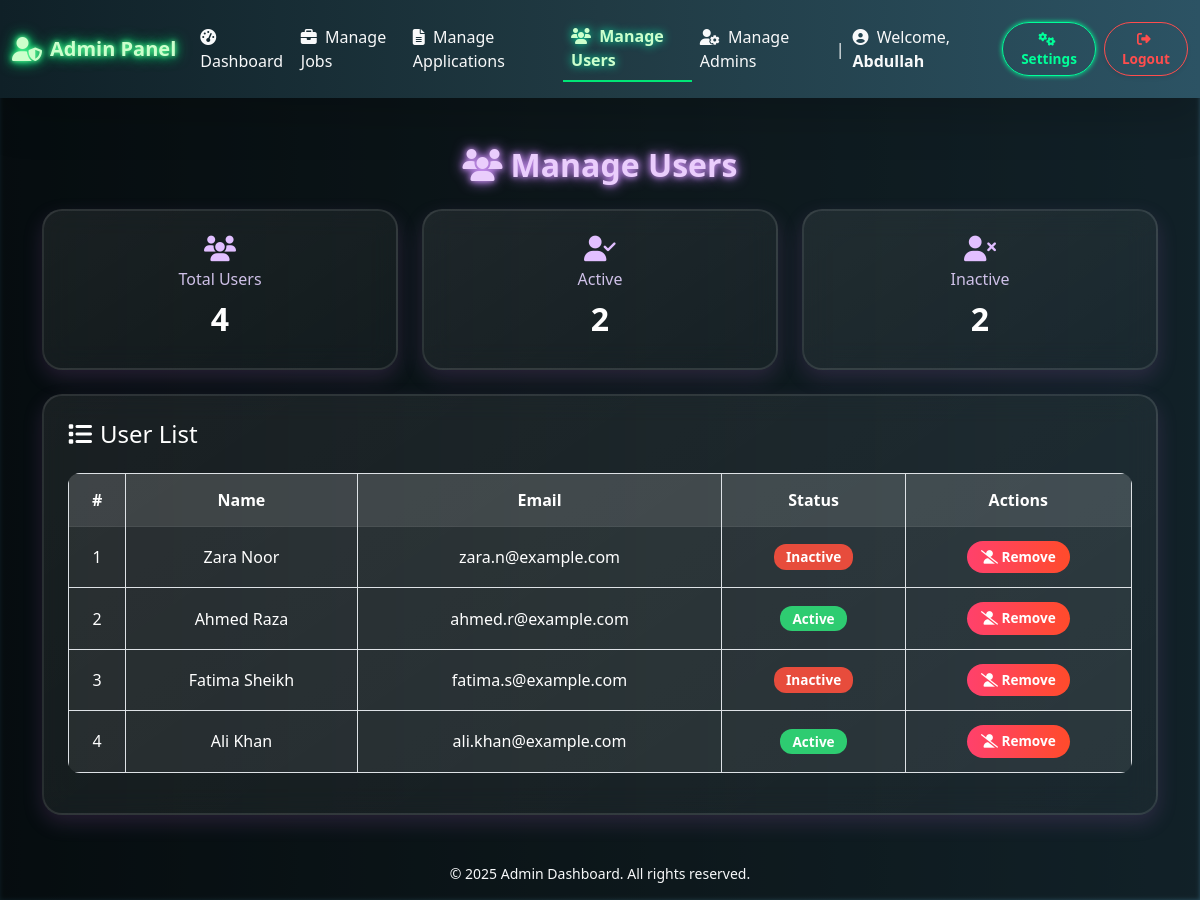
Screenshot of /Admin/pages/manage-users.php (signed in) with the database file from the repository.
### tables this page shows
CREATE TABLE `users` (
  `user_id` int(11) NOT NULL,
  `name` varchar(100) DEFAULT NULL,
  `email` varchar(100) DEFAULT NULL,
  `password` varchar(255) DEFAULT NULL,
  `phone` varchar(20) DEFAULT NULL,
  `resume` text DEFAULT NULL,
  `created_at` timestamp NOT NULL DEFAULT current_timestamp(),
  `status` varchar(30) DEFAULT 'Active'
);

### Admin/pages/manage-users.php (the view, shortened to what this page needs)
<?php
include('../includes/db.php');
?>
<!DOCTYPE html>
<html lang="en">
<head>
    <?php include('../includes/head.php'); ?>
</head>
<body>
    <div class="bg-overlay"></div>
    <?php include('../includes/navbar.php'); ?>
    <div class="container mt-5">
        <h3 class="glow-title text-center" data-aos="zoom-in"><i class="fas fa-users me-2"></i>Manage Users</h3>
        <div class="row text-center g-4 mb-4">
            <?php
            $total = $active = $inactive = 0;
            $res1 = mysqli_query($conn, "SELECT COUNT(*) AS total FROM users");
            if ($res1) $total = mysqli_fetch_assoc($res1)['total'];
            $res2 = mysqli_query($conn, "SELECT COUNT(*) AS active FROM users WHERE status = 'active'");
            if ($res2) $active = mysqli_fetch_assoc($res2)['active'];
            $res3 = mysqli_query($conn, "SELECT COUNT(*) AS inactive FROM users WHERE status = 'inactive'");
            if ($res3) $inactive = mysqli_fetch_assoc($res3)['inactive'];
            ?>
            <div class="col-md-4" data-aos="zoom-in-up">
                <div class="mini-box">
                    <i class="fas fa-users"></i>
                    <h5>Total Users</h5>
                    <p><?= $total ?></p>
                </div>
            </div>
            <div class="col-md-4" data-aos="zoom-in-up" data-aos-delay="100">
                <div class="mini-box">
                    <i class="fas fa-user-check"></i>
                    <h5>Active</h5>
                    <p><?= $active ?></p>
                </div>
            </div>
            <div class="col-md-4" data-aos="zoom-in-up" data-aos-delay="200">
                <div class="mini-box">
                    <i class="fas fa-user-times"></i>
                    <h5>Inactive</h5>
                    <p><?= $inactive ?></p>
                </div>
            </div>
        </div>
        <div class="glass-card mt-3 p-4" data-aos="fade-up">
            <div class="d-flex justify-content-between align-items-center mb-3">
                <h4><i class="fas fa-list me-2"></i>User List</h4>
            </div>
            <div class="table-responsive">
                <table class="table table-bordered text-center align-middle">
                    <thead>
                        <tr>
                            <th>#</th>
                            <th>Name</th>
                            <th>Email</th>
                            <th>Status</th>
                            <th>Actions</th>
                        </tr>
                    </thead>
                    <tbody>
                        <?php
                        $i = 1;
                        $result = mysqli_query($conn, "SELECT * FROM users ORDER BY user_id DESC");
                        if ($result && mysqli_num_rows($result) > 0) {
                            while ($row = mysqli_fetch_assoc($result)) {
                                $statusBadge = ($row['status'] == 'active')
                                    ? '<span class="badge badge-success">Active</span>'
                                    : '<span class="badge badge-danger">Inactive</span>';
                                echo '<tr data-id="' . $row['user_id'] . '">';
                                echo '<td>' . $i++ . '</td>';
                                echo '<td>' . htmlspecialchars($row['name']) . '</td>';
                                echo '<td>' . htmlspecialchars($row['email']) . '</td>';
                                echo '<td>' . $statusBadge . '</td>';
                                echo '<td>
                                        <button class="btn btn-sm btn-danger delete-user">
                                            <i class="fas fa-user-slash"></i> Remove
                                        </button>
                                      </td>';
                                echo '</tr>';
                            }
                        } else {
                            echo '<tr><td colspan="5">No users found.</td></tr>';
                        }
                        ?>
                    </tbody>
                </table>
            </div>
        </div>
    </div>
    <footer class="text-center text-light mt-5 mb-3 small">
        <p>&copy; <?= date('Y') ?> Admin Dashboard. All rights reserved.</p>
    </footer>
    <?php include('../includes/footer-scripts.php'); ?>
</body>
</html>

### Admin/includes/style.php (style rules this page uses)
.bg-overlay { position: fixed; top: 0; left: 0; height: 100vh; width: 100vw; background-image: url('https://www.bacancytechnology.com/main/img/job-recruitment-portal-development/form-bg.jpg?v-1'); background-size: cover; background-position: center; filter: brightness(0.35) blur(2px); z-index: -1; }
.container { position: relative; z-index: 2; }
.table th, .table td { vertical-align: middle; text-align: center; }
.btn { border-radius: 25px; padding: 8px 20px; font-weight: 600; transition: all 0.3s ease; }
.btn-danger { background: linear-gradient(to right, #ff416c, #ff4b2b); border: none; color: white; }
.btn-sm { padding: 6px 14px; font-size: 0.85rem; }
.badge { padding: 5px 10px; font-size: 0.8rem; border-radius: 20px; }
.glass-card { background: rgba(255, 255, 255, 0.08); border-radius: 20px; backdrop-filter: blur(12px); box-shadow: 0 8px 32px rgba(31, 38, 135, 0.2); transition: all 0.3s ease-in-out; border: 1px solid rgba(255, 255, 255, 0.18); color: #fff; }

### Admin/pages/manage-users.php (style rules this page uses)
body { background: linear-gradient(to right, #0f2027, #203a43, #2c5364); font-family: 'Segoe UI', sans-serif; }
.bg-overlay { position: fixed; top: 0; left: 0; width: 100%; height: 100%; background: rgba(0, 0, 0, 0.6); z-index: -1; }
.glass-card, .mini-box { background: linear-gradient(145deg, rgba(255,255,255,0.08), rgba(255,255,255,0.04)); backdrop-filter: blur(14px); border: 2px solid rgba(255,255,255,0.1); border-radius: 20px; box-shadow: 0 8px 20px rgba(155, 89, 182, 0.2); color: #fff; position: relative; transition: all 0.3s ease; overflow: hidden; }
.glass-card::before, .mini-box::before { content: ''; position: absolute; top: 50%; left: 50%; width: 130%; height: 130%; background: radial-gradient(circle, rgba(155,89,182,0.3), transparent 70%); transform: translate(-50%, -50%) scale(0.9); opacity: 0; z-index: -1; border-radius: 50%; transition: all 0.4s ease-in-out; filter: blur(18px); }
.mini-box { padding: 25px; text-align: center; }
.mini-box h5 { font-size: 1rem; color: #cfc1e8; margin-bottom: 6px; }
.mini-box p { font-size: 2rem; font-weight: bold; margin: 0; color: #fff; }
.mini-box i { font-size: 1.6rem; margin-bottom: 8px; display: block; color: #e1bfff; }
.glow-title { color: #eacdfc; text-shadow: 0 0 6px #da9fff, 0 0 14px #c17aff; font-size: 2rem; font-weight: bold; margin-bottom: 25px; }
.table { background: rgba(255,255,255,0.07); border-radius: 12px; overflow: hidden; color: white; }
.table thead { background: rgba(255,255,255,0.1); border-bottom: 1px solid rgba(255,255,255,0.15); }
.table th, .table td { background: transparent; color: white; vertical-align: middle; padding: 14px 10px; }
.badge { font-size: 0.85rem; padding: 6px 12px; border-radius: 12px; }
.badge-success { background-color: #2ecc71; }
.badge-danger { background-color: #e74c3c; }
.btn-sm i { pointer-events: none; }

### rows the page displays
users: name "Zara Noor", email "zara.n@example.com", status "Inactive"
users: name "Ahmed Raza", email "ahmed.r@example.com", status "Active"
users: name "Fatima Sheikh", email "fatima.s@example.com", status "Inactive"
users: name "Ali Khan", email "ali.khan@example.com", status "Active"

### other values shown
$adminName "Abdullah"
$total "4"
$active "2"
$inactive "2"
